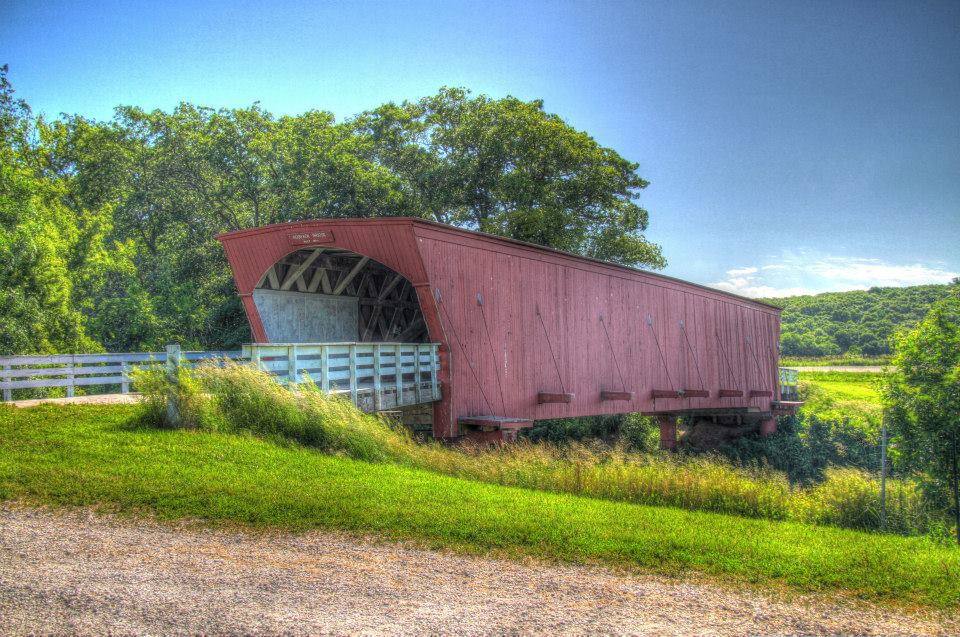
#> input picture 06_enhancing/madison_county_bridge.jpg, 960 x 637 px
$ python enhance_contrast.py
#> lines starting #> are read from the running program, lines starting #| are printed output that depends on the picture
# enhance_contrast.py

from PIL import Image
from PIL import ImageEnhance


def enhance_contrast(image_path, enhance_factor, output_path):
#> called with image_path = 'madison_county_bridge.jpg', enhance_factor = 2.5, output_path = 'madison_county_bridge_enhanced.jpg'
    image = Image.open(image_path)
#> image is the input picture: PIL image 960x637 RGB; mean R, G, B 127, 141.5, 120.1
    enhancer = ImageEnhance.Contrast(image)
    new_image = enhancer.enhance(enhance_factor)
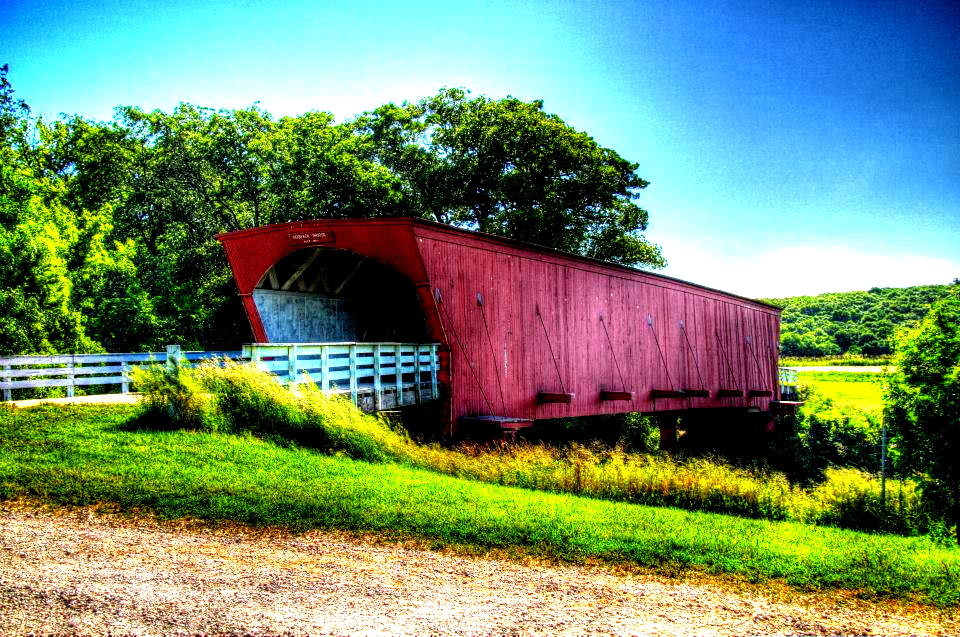
#> new_image: PIL image 960x637 RGB; mean R, G, B 116.3, 141.9, 105.4
    new_image.save(output_path)


if __name__ == "__main__":
    enhance_contrast("madison_county_bridge.jpg", 2.5,
                     "madison_county_bridge_enhanced.jpg")

$ run again, with 06_enhancing/beetle_color_enhanced.jpg copied over 06_enhancing/madison_county_bridge.jpg
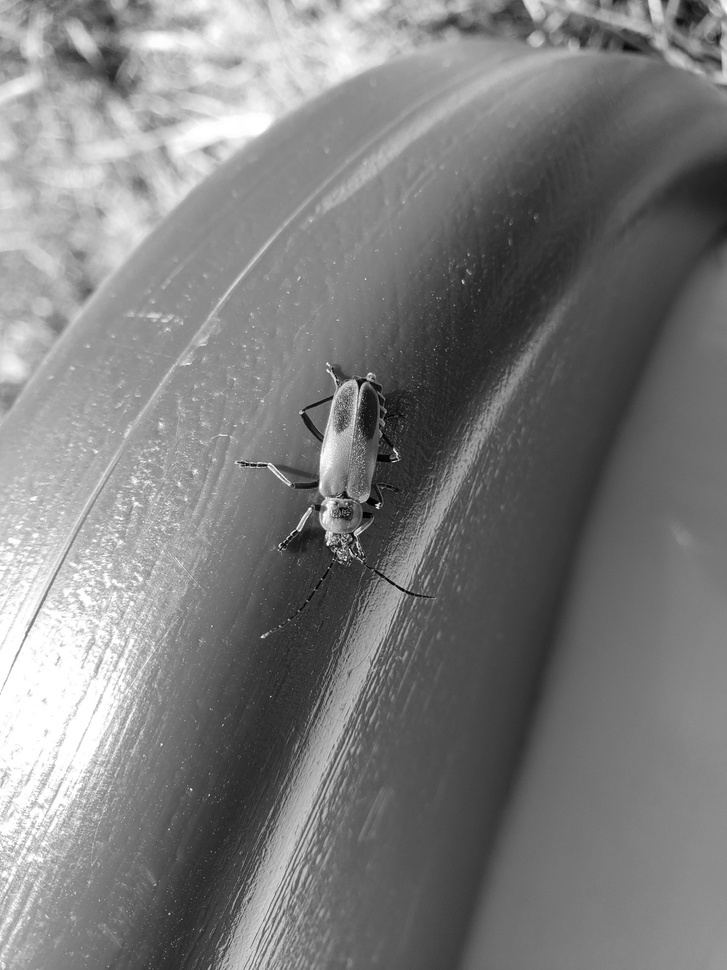
#> input picture 06_enhancing/beetle_color_enhanced.jpg, 727 x 970 px, shrunk from 3024 x 4032 before the run
#> in enhance_contrast, image is the input picture: PIL image 727x970 RGB; min 0, max 255, mean 124.8
#> in enhance_contrast, `new_image = enhancer.enhance(enhance_factor)`:
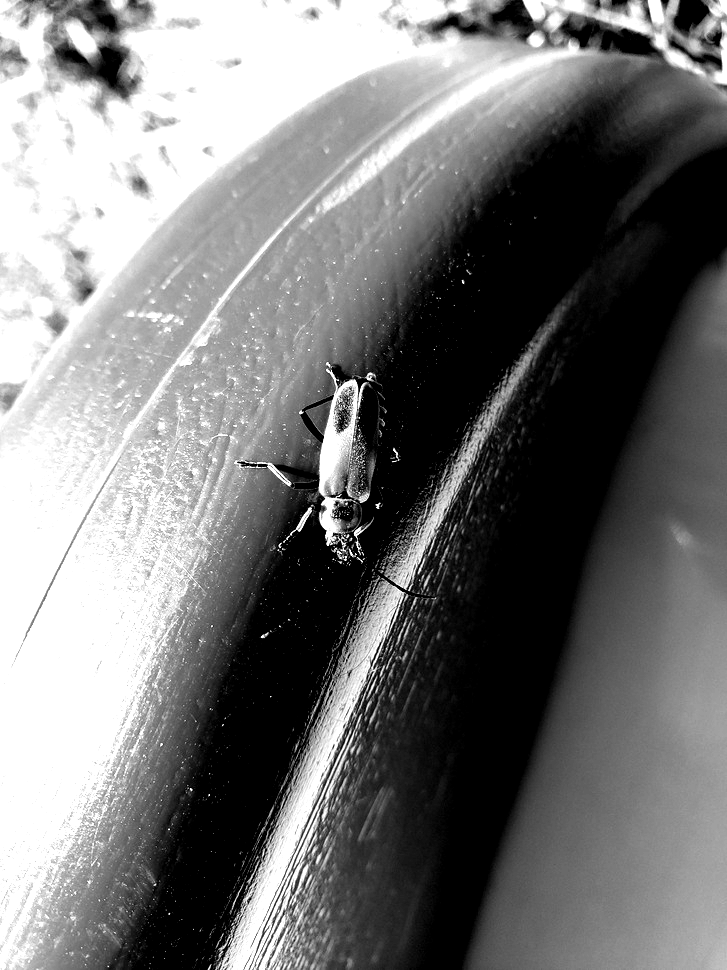
#> new_image: PIL image 727x970 RGB; min 0, max 255, mean 118

$ run again, with 06_enhancing/hummingbird.jpg copied over 06_enhancing/madison_county_bridge.jpg
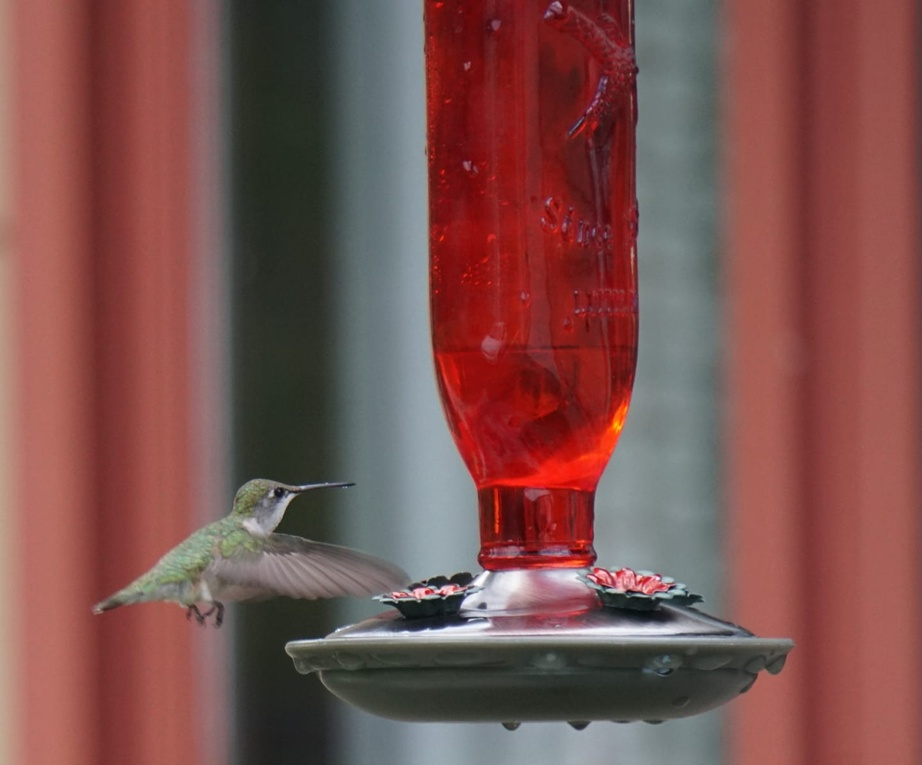
#> input picture 06_enhancing/hummingbird.jpg, 922 x 765 px, shrunk from 1440 x 1195 before the run
#> in enhance_contrast, image is the input picture: PIL image 922x765 RGB; mean R, G, B 124.8, 81.9, 78.8
#> in enhance_contrast, `new_image = enhancer.enhance(enhance_factor)`:
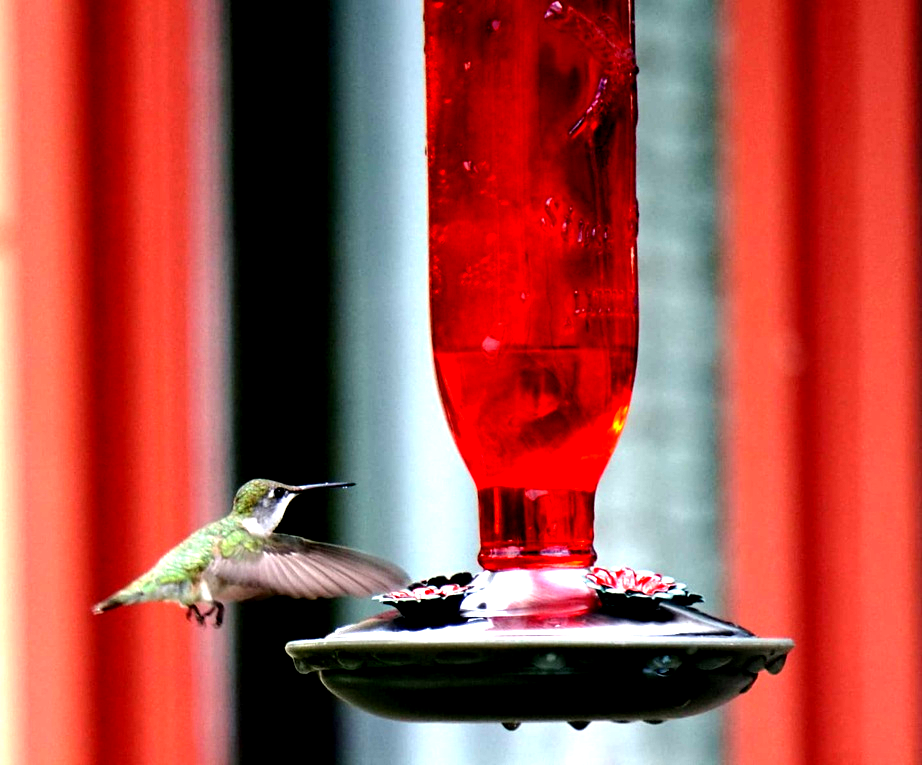
#> new_image: PIL image 922x765 RGB; mean R, G, B 166.8, 77.2, 71.1
